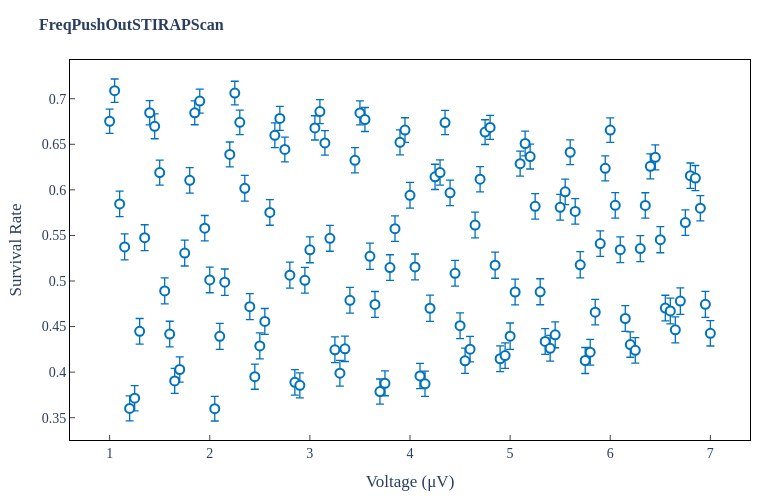

Notebook cell for this chart:
### Markdown cell above
## Plot without fitting

### Code cell
# 1D scan plot of the survival rate â€” no fitting
x = scan_params

scan_name_raw = Scan.get('ScanName', {}).get('scanname')
scanName = ''.join(chr(int(c)) for c in np.asarray(scan_name_raw).ravel() if c > 0) if scan_name_raw is not None else 'Scan'

fig = plotting.plot_scan_interactive(x, p11_mean, p11_sem,
                                      xlabel='Voltage (V)', ylabel='Survival Rate',
                                      title=scanName, data_path=matPath)
#fig.update_xaxes(title_text='MW Freq (MHz)')
#fig.update_xaxes(title_text='556 Detuning (Hz)')
#fig.update_xaxes(title_text='616 EOM Freq (Hz)')
fig.show()

# Save static version
outDir = os.path.dirname(matPath)
plotting.plot_scan(x, p11_mean, p11_sem, xlabel='Voltage (V)', ylabel='Survival Rate',
                   title=scanName, data_path=matPath)[0].savefig(
    os.path.join(outDir, scanName + '.png'), dpi=150, bbox_inches='tight')
plt.close()
